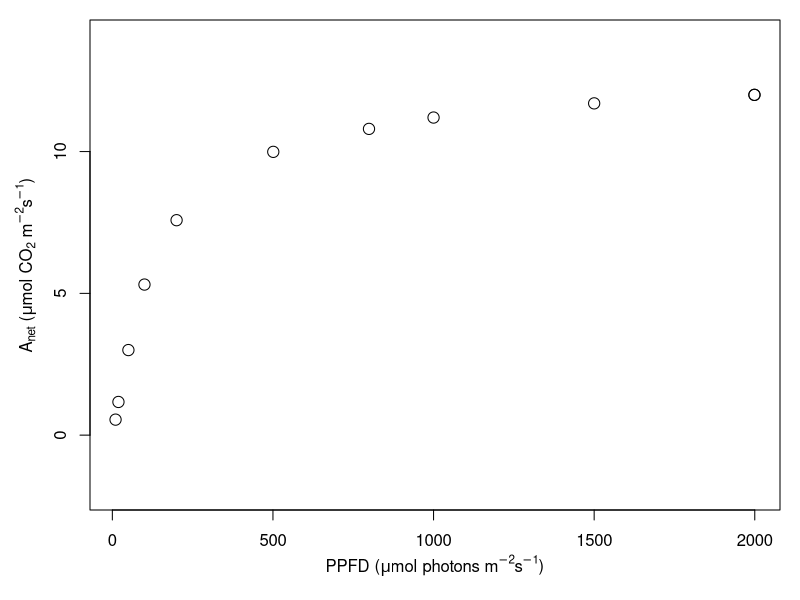

Recreate this plot in R. (Note: this script raises an error after producing the figure.)
# November 2013, JM Heberling (jmheberling@gmail.com)
# Modeling light response curves (aka A/Q or LRC)
# Model of Marshall & Biscoe (1980) J Exp Bot 31:29-39 

# See Lachapelle & Shipley (2012) Ann Bot 109: 1149-1157 for an alternative
# Amax can alternatively be estimated as Amax (max gross photo) = Asat (Anet at saturating light) + Rd (Anet at PAR = 0)
#---

 # Read in text file from Licor 6400
lrc<- read.csv("sample_lrc.txt",sep="",skip=16)

lrc<na.omit(lrc) #remove lines with remarks (*check notebook/file for comments)


# ---Inspect and graph raw data (A vs. PPFD) ---

PARlrc<-lrc$PARi #PAR (aka PPFD or Q)
photolrc<-lrc$Photo #net photosynthetic rate (Anet)

curvelrc<-data.frame(PARlrc,photolrc)
curvelrc # *inspect raw data and check notebook (data reasonable or need edited/discarded?)

par(mar=c(3,3,0,0),oma=c(1.5,1.5,1,1),cex.lab=1,cex.axis=1)
plot(PARlrc,photolrc,xlab="", ylab="", ylim=c(-2,max(photolrc)+2), cex=1.5)
mtext(expression("PPFD ("*mu*"mol photons "*m^-2*s^-1*")"),side=1,line=2.5,cex=1)
mtext(expression(A[net]*" ("*mu*"mol "*CO[2]*" "*m^-2*s^-1*")"),side=2,line=2.5,cex=1)

# --- Nonlinear least squares regression (non-rectangular hyperbola)
# 4 parameter model: Amax (max gross photosytnthetic rate), Rd (dark respiration), 
#                    AQY (apparent quantum yield), Theta (curvature parameter, dimensionless) ---
# Another option is to fit AQY (initial slope) and Rd (y-intercept) separately 
# using linear regression on data points that are not light-saturated, 
# then use those model fits in the non-linear model to parameterize Amax and the curve parameter (theta). 
# However, this requires user to subjectively decide which points are not light saturated (initial linear portion of curve). 
# For more or Rd estimation see protocol text. 
# Depending on data, quantile regression can be implemented through nlrq()

curve.nlslrc = nls(photolrc ~ (1/(2*theta))*(AQY*PARlrc+Am-sqrt((AQY*PARlrc+Am)^2-4*AQY*theta*Am*PARlrc))
                              -Rd,start=list(Am=(max(photolrc)-min(photolrc)),
                              AQY=0.05,Rd=-min(photolrc),theta=1)) 

summary(curve.nlslrc) #summary of model fit

# ---Graph raw data with modeled curve---

par(mar=c(3,3,0,0),oma=c(1.5,1.5,1,1),cex.lab=1,cex.axis=1)
plot(PARlrc,photolrc,xlab="", ylab="", ylim=c(-2,max(photolrc)+2),cex=1.5)
mtext(expression("PPFD ("*mu*"mol photons "*m^-2*s^-1*")"),side=1,line=2.5,cex=1)
mtext(expression(A[net]*" ("*mu*"mol "*CO[2]*" "*m^-2*s^-1*")"),side=2,line=2.5,cex=1)
curve((1/(2*summary(curve.nlslrc)$coef[4,1]))*(summary(curve.nlslrc)$coef[2,1]*
      x+summary(curve.nlslrc)$coef[1,1]-sqrt((summary(curve.nlslrc)$coef[2,1]*
      x+summary(curve.nlslrc)$coef[1,1])^2-4*summary(curve.nlslrc)$coef[2,1]*
      summary(curve.nlslrc)$coef[4,1]*summary(curve.nlslrc)$coef[1,1]*x))-
      summary(curve.nlslrc)$coef[3,1],lwd=2,col="blue",add=T)

# ---Solve for light compensation point (LCPT), PPFD where Anet=0 ---
lcpt_func<-function(x) {(1/(2*summary(curve.nlslrc)$coef[4,1]))*(summary(curve.nlslrc)$coef[2,1]
                *x+summary(curve.nlslrc)$coef[1,1]-sqrt((summary(curve.nlslrc)$coef[2,1]
                *x+summary(curve.nlslrc)$coef[1,1])^2-4*summary(curve.nlslrc)$coef[2,1]
                *summary(curve.nlslrc)$coef[4,1]*summary(curve.nlslrc)$coef[1,1]*x))
                -summary(curve.nlslrc)$coef[3,1]}

uniroot(lcpt_func,c(0,1500))$root #LCPT

lcpt2 <- coef(curve.nlslrc)[3]/coef(curve.nlslrc)[2] #Rd/AQY

# ---Solve for light saturation point (LSP), PPFD where 75% of Amax is achieved (75% is arbitrary - cutoff could be changed)
lsp_func<-function(x) {(1/(2*summary(curve.nlslrc)$coef[4,1]))*
    (summary(curve.nlslrc)$coef[2,1]*x+summary(curve.nlslrc)$coef[1,1]-
    sqrt((summary(curve.nlslrc)$coef[2,1]*x+summary(curve.nlslrc)$coef[1,1])^2-4*
    summary(curve.nlslrc)$coef[2,1]*summary(curve.nlslrc)$coef[4,1]*
    summary(curve.nlslrc)$coef[1,1]*x))-summary(curve.nlslrc)$coef[3,1]-
    (0.75*summary(curve.nlslrc)$coef[1,1])+0.75*(summary(curve.nlslrc)$coef[3,1])}

uniroot(lsp_func,c(0,1000))$root #LSP 

